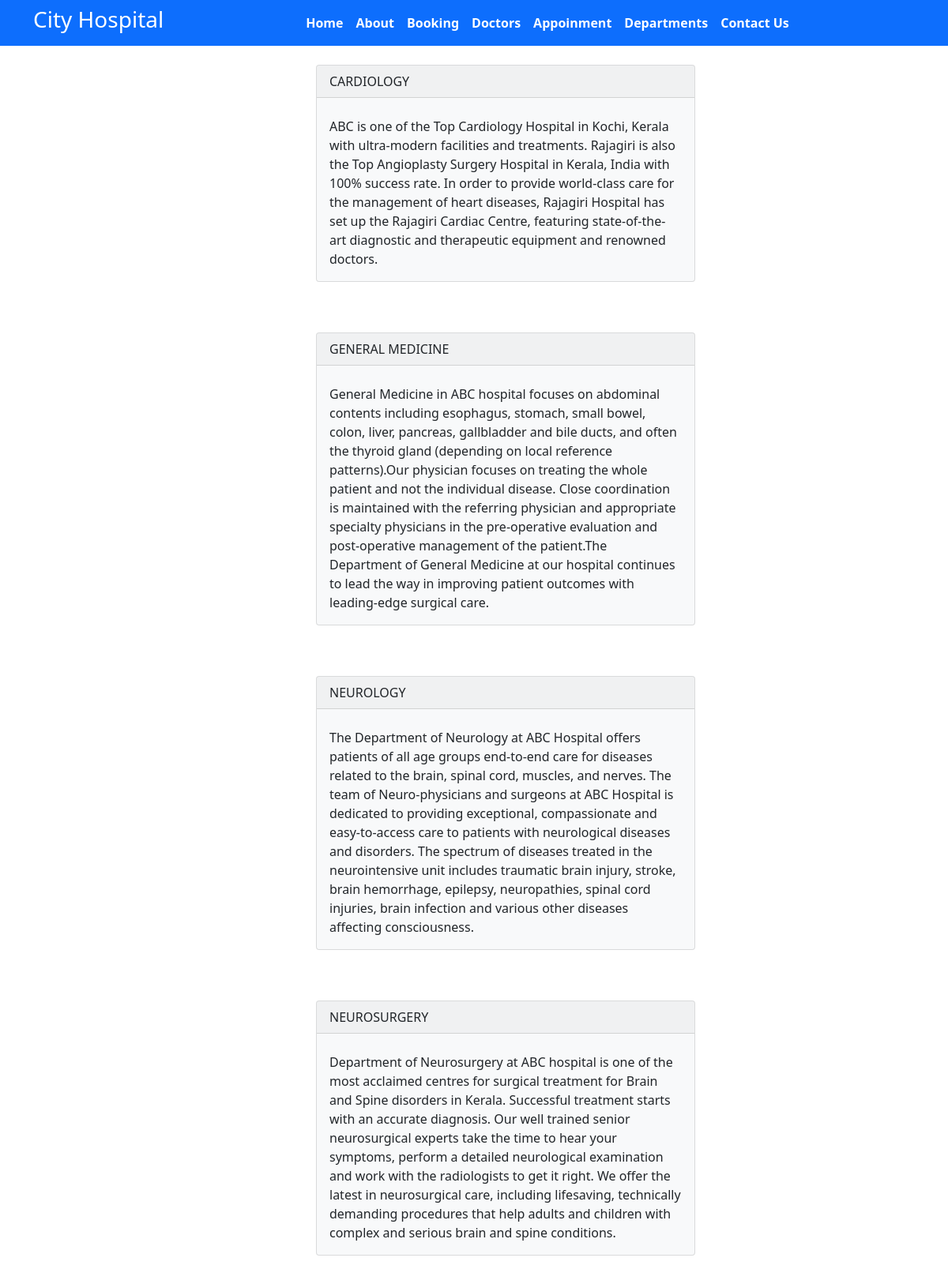
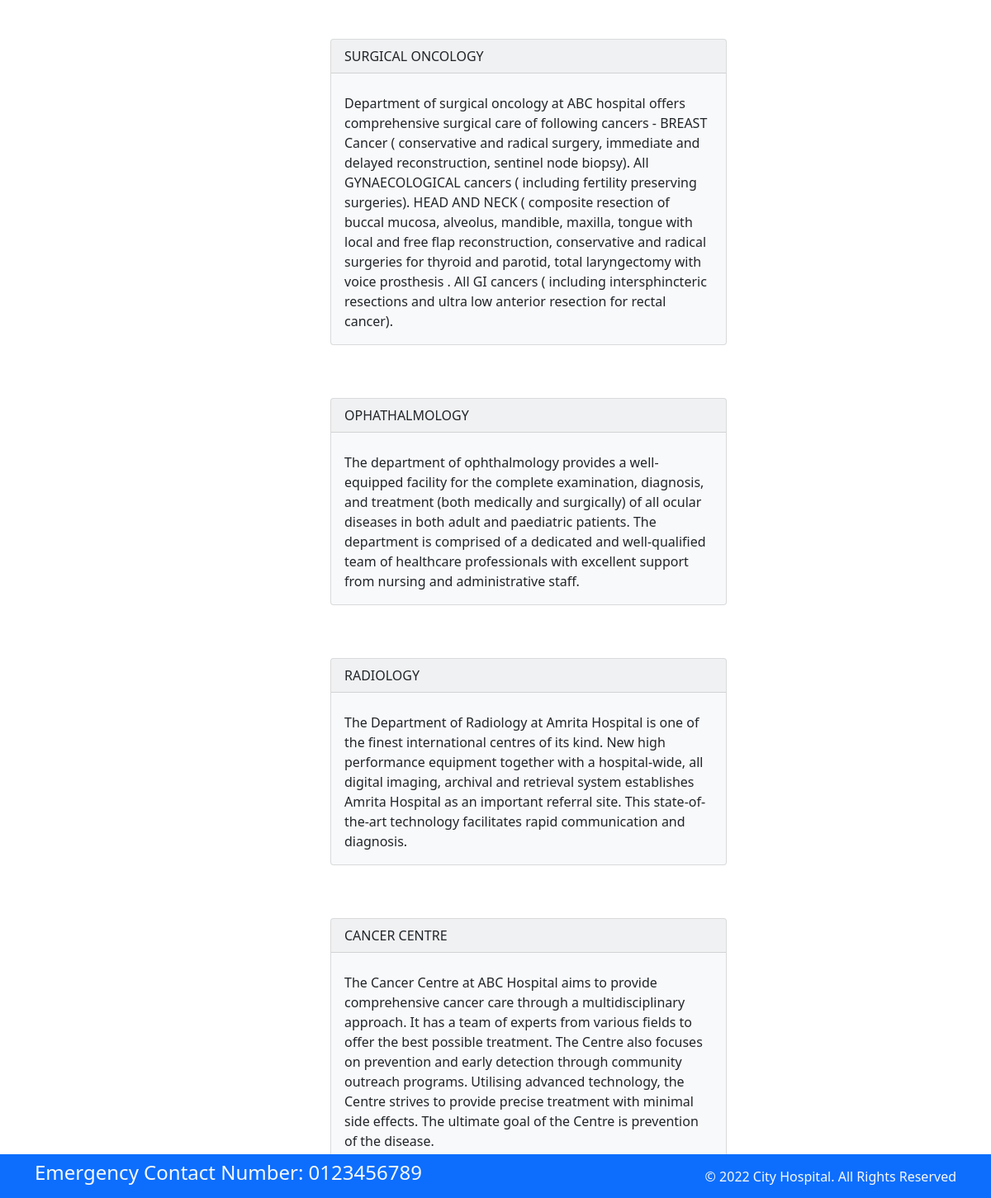
Page /department/ on the committed database (2 pictures, top to bottom).
### myapp/models.py (models this page shows, shortened)
class Departments(models.Model):
    dep_name=models.CharField(max_length=100)
    dep_desc=models.TextField()

### myapp/views.py (the view)
# urls.py: path('department/', views.department, name='department'),
def department(request):
   dic_dept={
      "dept":Departments.objects.all()
   }
   return render(request,'department.html',dic_dept)

### myapp/templates/department.html (shortened to what this page needs)
{% extends 'base.html' %}
{% block content %}
{% for d in dept %}
<br>
<div class="card" style="padding-left: 400px; border: none;">
<div class="card bg-light mb-3" style="max-width: 30rem;">
    <div class="card-header">{{ d.dep_name }}</div>
    <div class="card-body">
      <p class="card-text">{{ d.dep_desc }}</p>
    </div>
  </div>
</div>
<br>
  {% endfor %}
{% endblock %}

### rows in the picture
Departments: dep_name "CARDIOLOGY", dep_desc "ABC is one of the Top Cardiology Hospital in Kochi, Kerala with ultra-modern facilities and treatments. Rajagiri is also the Top Angioplasty Surgery Hospital in Kerala, India with 100% success rate. In order to provide world-class care for the management of heart diseases, Rajagiri Hospital has set up the Rajagiri Cardiac Centre, featuring state-of-the-art diagnostic and therapeutic equipment and renowned doctors."
Departments: dep_name "GENERAL MEDICINE", dep_desc "General Medicine in ABC hospital focuses on abdominal contents including esophagus, stomach, small bowel, colon, liver, pancreas, gallbladder and bile ducts, and often the thyroid gland (depending on local reference patterns).Our physician focuses on treating the whole patient and not the individual disease. Close coordination is maintained with the referring physician and appropriate specialty physicians in the pre-operative evaluation and post-operative management of the patient.The Department of General Medicine at our hospital continues to lead the way in improving patient outcomes with leading-edge surgical care."
Departments: dep_name "NEUROLOGY", dep_desc "The Department of Neurology at ABC Hospital offers patients of all age groups end-to-end care for diseases related to the brain, spinal cord, muscles, and nerves. The team of Neuro-physicians and surgeons at ABC Hospital is dedicated to providing exceptional, compassionate and easy-to-access care to patients with neurological diseases and disorders. The spectrum of diseases treated in the neurointensive unit includes traumatic brain injury, stroke, brain hemorrhage, epilepsy, neuropathies, spinal cord injuries, brain infection and various other diseases affecting consciousness."
Departments: dep_name "NEUROSURGERY", dep_desc "Department of Neurosurgery at ABC hospital is one of the most acclaimed centres for surgical treatment for Brain and Spine disorders in Kerala. Successful treatment starts with an accurate diagnosis. Our well trained senior neurosurgical experts take the time to hear your symptoms, perform a detailed neurological examination and work with the radiologists to get it right. We offer the latest in neurosurgical care, including lifesaving, technically demanding procedures that help adults and children with complex and serious brain and spine conditions."
Departments: dep_name "SURGICAL ONCOLOGY", dep_desc "Department of surgical oncology at ABC hospital offers comprehensive surgical care of following cancers - BREAST Cancer ( conservative and radical surgery, immediate and delayed reconstruction, sentinel node biopsy). All GYNAECOLOGICAL cancers ( including fertility preserving surgeries). HEAD AND NECK ( composite resection of buccal mucosa, alveolus, mandible, maxilla, tongue with local and free flap reconstruction, conservative and radical surgeries for thyroid and parotid, total laryngectomy with voice prosthesis . All GI cancers ( including intersphincteric resections and ultra low anterior resection for rectal cancer)."
Departments: dep_name "OPHATHALMOLOGY", dep_desc "The department of ophthalmology provides a well-equipped facility for the complete examination, diagnosis, and treatment (both medically and surgically) of all ocular diseases in both adult and paediatric patients. The department is comprised of a dedicated and well-qualified team of healthcare professionals with excellent support from nursing and administrative staff."
Departments: dep_name "RADIOLOGY", dep_desc "The Department of Radiology at Amrita Hospital is one of the finest international centres of its kind. New high performance equipment together with a hospital-wide, all digital imaging, archival and retrieval system establishes Amrita Hospital as an important referral site. This state-of-the-art technology facilitates rapid communication and diagnosis."
Departments: dep_name "CANCER CENTRE", dep_desc "The Cancer Centre at ABC Hospital aims to provide comprehensive cancer care through a multidisciplinary approach. It has a team of experts from various fields to offer the best possible treatment. The Centre also focuses on prevention and early detection through community outreach programs. Utilising advanced technology, the Centre strives to provide precise treatment with minimal side effects. The ultimate goal of the Centre is prevention of the disease."
